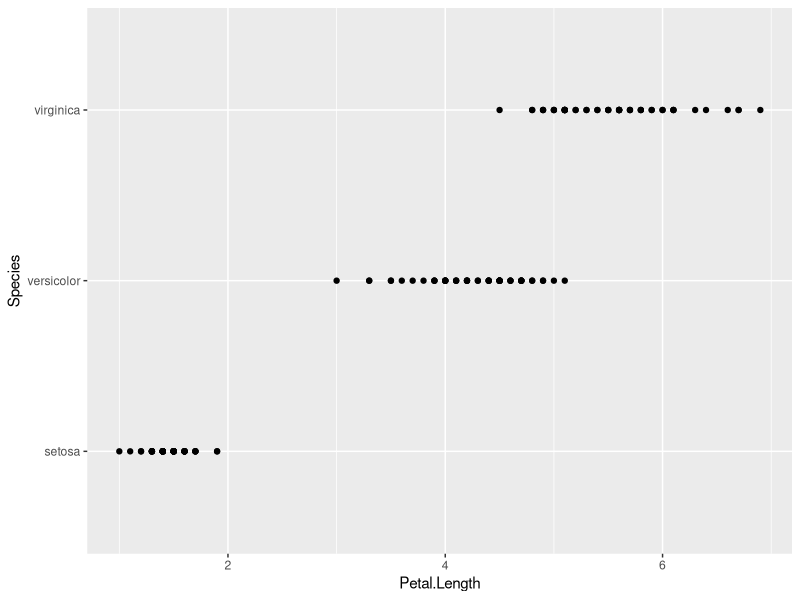
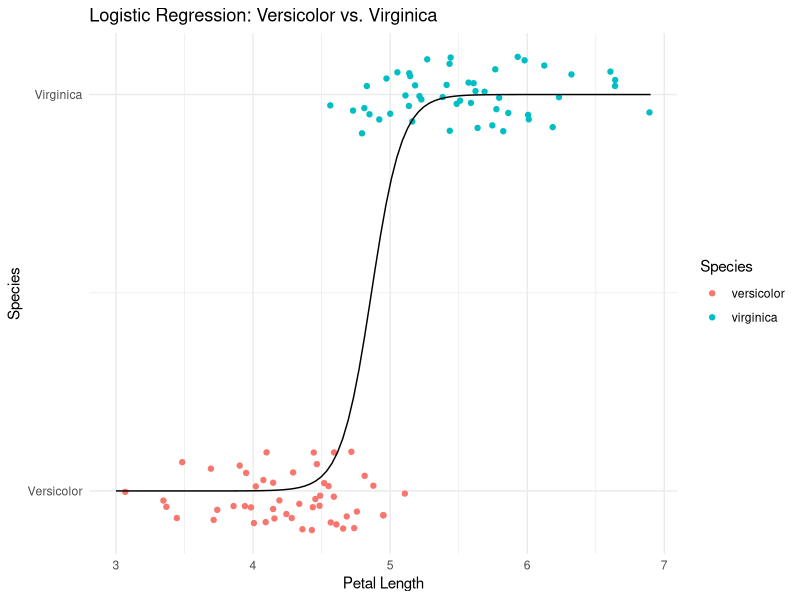

These charts were generated, in order, by the following R code:
## ---- chunk 1
library(lme4)
library(tidyverse)
## ---- chunk 2
iris <- iris
skim_data <- skimr::skim(iris)
View(skim_data)

?iris
## ---- chunk 3
# point plot to see how Petal.Length and Species are related
ggplot(iris, aes(x = Petal.Length, y = Species)) +
  geom_point()

# filter to focus on two species for now: versicolor and virginica
iris_subset <- subset(iris, Species %in% c("versicolor", "virginica"))

# transform to 0s and 1s
iris_subset$Species_num <- ifelse(iris_subset$Species == "versicolor", 0, 1)
# iris_subset$Species_num <-as.factor(iris_subset$Species_num)

# logistic regression model predicting species based on petal length
iris_model <- glm(Species_num ~ Petal.Length, data = iris_subset, family = binomial)
summary(iris_model)

## interpretation ##
# For each one-unit increase in petal length, the log-odds of a flower being classified as "virginica" significantly increases compared to "versicolor."

# fabricate a sequence of Petal.Length values for predictions
new_data <- data.frame(Petal.Length = seq(min(iris_subset$Petal.Length), 
                                            max(iris_subset$Petal.Length), 
                                            length.out = 100))

# predict probabilities
new_data$Probability <- predict(iris_model, newdata = new_data, type = "response")

# Plot the data and the sigmoid curve
ggplot(iris_subset, aes(x = Petal.Length, y = Species_num, color = Species)) +
  geom_jitter(height = 0.1, width = 0.1) + 
  geom_line(data = new_data, aes(x = Petal.Length, y = Probability), color = "black") +
  scale_y_continuous(breaks = c(0, 1), labels = c("Versicolor", "Virginica")) +
  labs(title = "Logistic Regression: Versicolor vs. Virginica",
       x = "Petal Length",
       y = "Species") +
  theme_minimal()

## ---- chunk 4
flower <- glm(Species_num ~ Petal.Width, data = iris_subset, family = binomial)
summary(flower)
## ---- chunk 5
mtcars <- mtcars

?mtcars # use this to remind yourself of which variables are present

# transform transmission data to correct type


# build model
